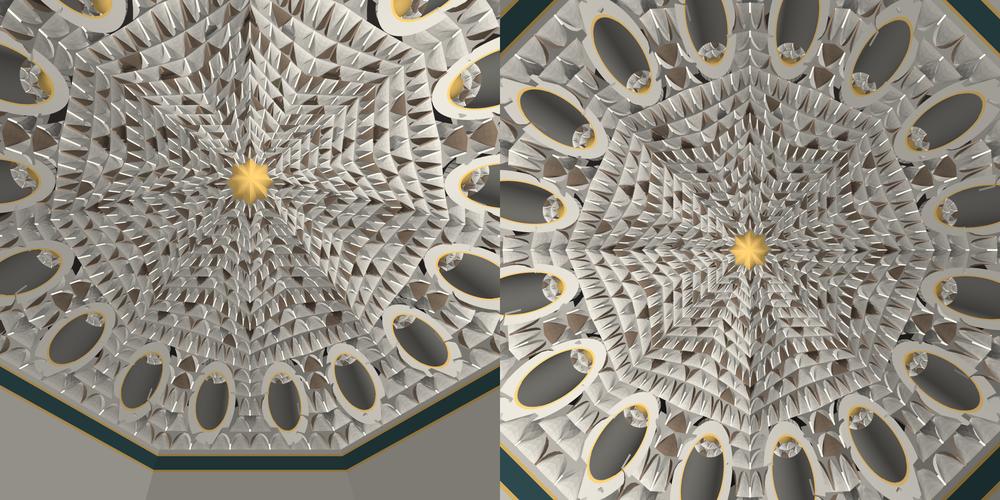
#> input picture renders/cupula_color.png, 1000 x 500 px, shrunk from 2200 x 1100 before the run
$ python unir_cuadrantes.py ../renders/contraste_ortoimagen.png ../renders/cupula_color.png ../renders/cupula_color.png ../renders/cupula_color.png ../renders/cupula_color.png
#> lines starting #> are read from the running program, lines starting #| are printed output that depends on the picture
"""Une en una sola imagen los cuatro cuadrantes de un render hecho por partes.

render_cycles.py puede renderizar una parte del fotograma (--recorte). Para
16384 px se hace en cuatro cuadrantes de 8192 px, porque el fotograma entero,
con los pases del eliminador de ruido, puede pasar de 10 GB de memoria.

Uso:
    python3 scripts/unir_cuadrantes.py SALIDA.png SI.png SD.png II.png ID.png
(superior izquierdo, superior derecho, inferior izquierdo, inferior derecho)
"""

from __future__ import annotations

import sys
from pathlib import Path

from PIL import Image

Image.MAX_IMAGE_PIXELS = None


def main() -> int:
    if len(sys.argv) != 6:
        print(__doc__)
        return 2
    salida, *partes = (Path(p) for p in sys.argv[1:])
    imgs = [Image.open(p) for p in partes]
#> imgs = 4 items
    w, h = imgs[0].size
#> w = 1000; h = 500
    if any(im.size != (w, h) for im in imgs):
        raise SystemExit(f"cuadrantes de tamanos distintos: {[im.size for im in imgs]}")
    lienzo = Image.new(imgs[0].mode, (2 * w, 2 * h))
#> lienzo: PIL image 2000x1000 RGB; every value is 0
    for im, (x, y) in zip(imgs, ((0, 0), (w, 0), (0, h), (w, h))):
        lienzo.paste(im, (x, y))
#> this loop made 4 passes
#> (x, y) on passes 1 to 4: (0, 0), (1000, 0), (0, 500), (1000, 500)
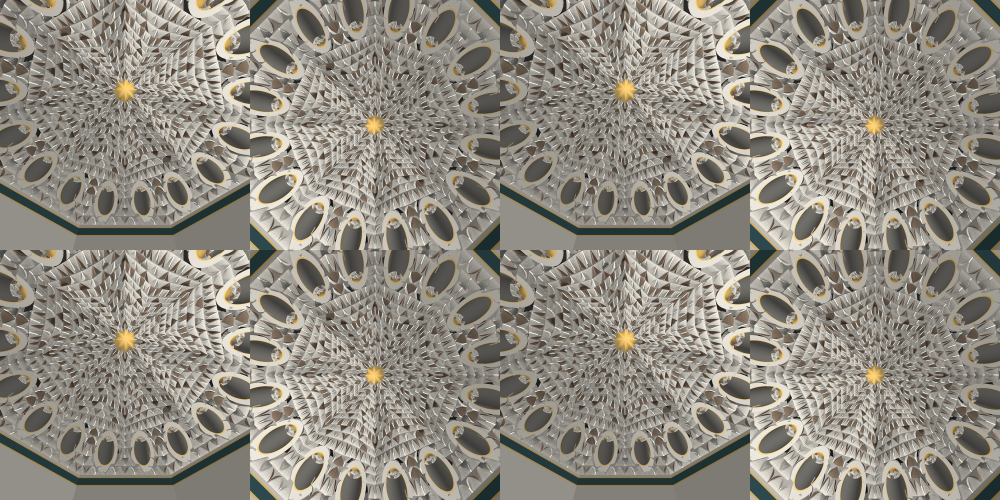
#> lienzo: PIL image 2000x1000 RGB (shown at 1/2 size); mean R, G, B 144.2, 139.2, 129.3
    lienzo.save(salida)
    print(f"-> {salida} ({2 * w} x {2 * h})")
#| -> ../renders/contraste_ortoimagen.png (2000 x 1000)
    return 0


if __name__ == "__main__":
    raise SystemExit(main())
#> (the program exits here)

$ run again, on renders/cupula_comparativa_10_intrados.png
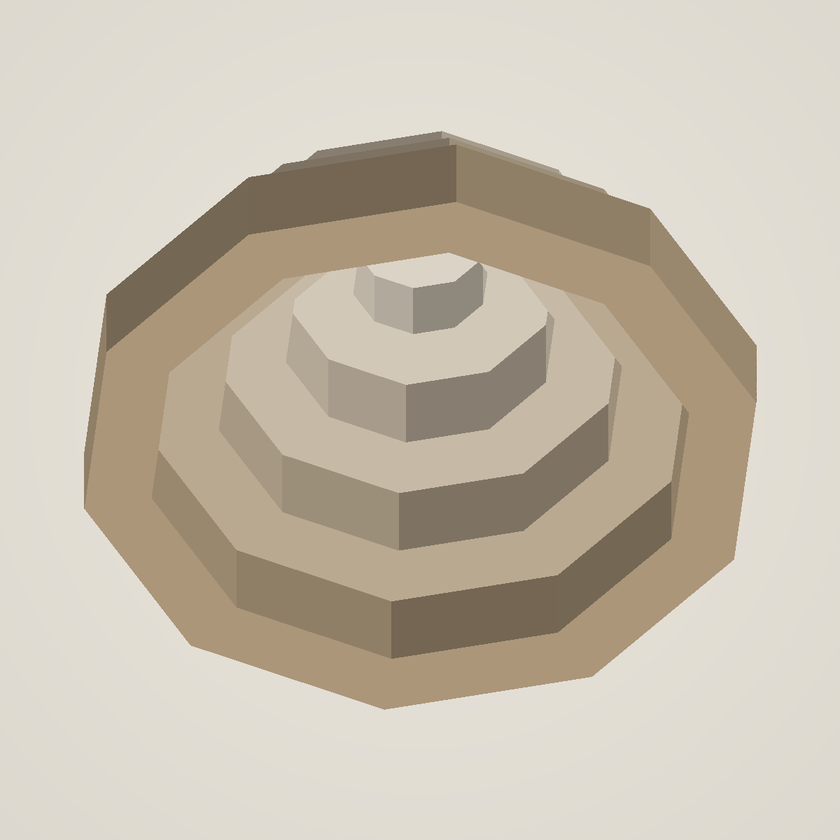
#> input picture renders/cupula_comparativa_10_intrados.png, 840 x 840 px, shrunk from 1200 x 1200 before the run
#> imgs = 4 items
#> the loop in main, `for im, (x, y) in zip(imgs, ((0, 0), (w, 0), (0, h), (w, h))):` made 4 passes
#> (x, y) on passes 1 to 4: (0, 0), (840, 0), (0, 840), (840, 840)
#> after the loop in main, `for im, (x, y) in zip(imgs, ((0, 0), (w, 0), (0, h), (w, h))):`:
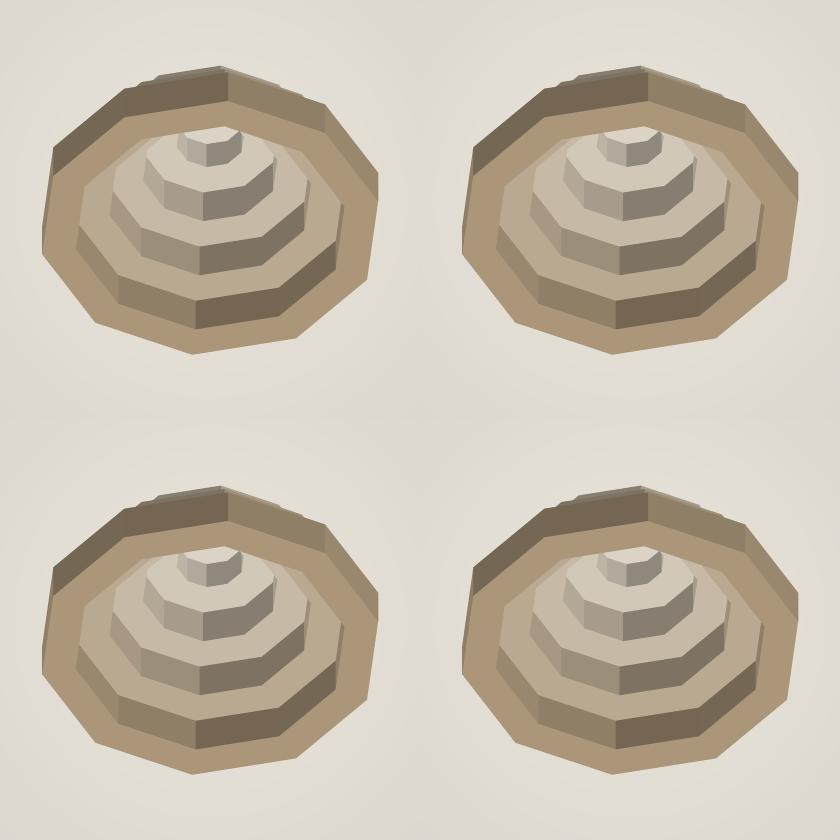
#> lienzo: PIL image 1680x1680 RGB (shown at 1/2 size); mean R, G, B 199.5, 190, 174.9
#| -> ../renders/cupula_comparativa_10_intrados.png (1680 x 1680)
